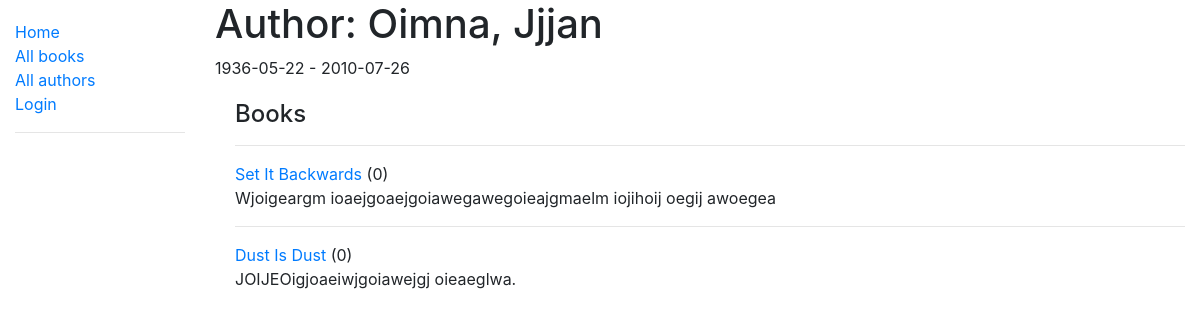
Before: /catalog/authors/8 with the older database file.
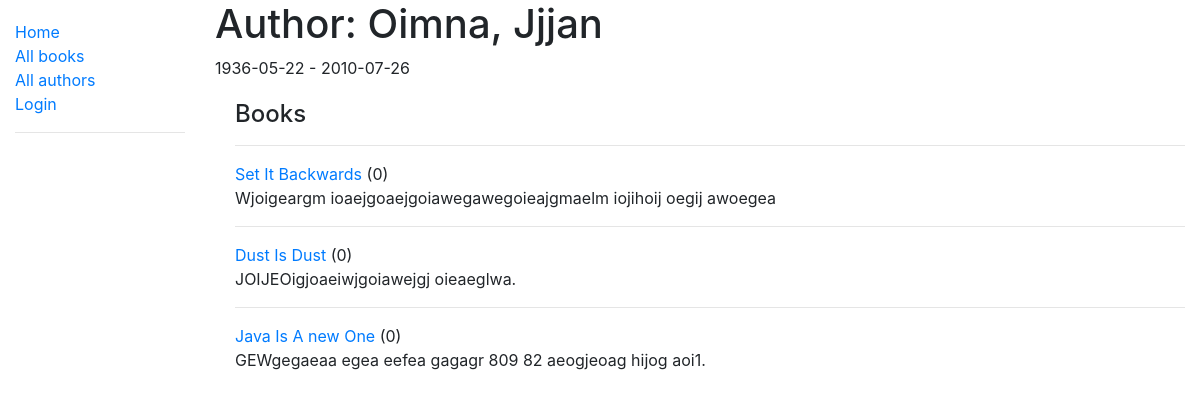
After: the same page with the newer database file.
### catalog/models.py (models this page shows, shortened)
class Book(models.Model):
    title = models.CharField(max_length=200)
    author = models.ForeignKey('Author', on_delete=models.SET_NULL, null=True)
    summary = models.TextField(max_length=1000, help_text='Enter a brief description of the book')
    isbn = models.CharField('ISBN', max_length=13, help_text='13 Character <a href="https://www.isbn-international.org/content/what-isbn">ISBN number</a>')
    genre = models.ManyToManyField(Genre, help_text='Select a genre for this book')
    language = models.ForeignKey('Language', on_delete=models.SET_NULL, null=True)
    def get_absolute_url(self):
        return reverse('book-detail', args=[str(self.id)])
    def display_genre(self):
        """Create a string for the Genre. This is required to display genre in Admin."""
        return ', '.join(genre.name for genre in self.genre.all()[:3])
    display_genre.short_description = 'Genre'

### catalog/views.py (the view)
# urls.py: path('authors/<int:pk>', views.AuthorDetailView.as_view(), name='author-detail'),
class AuthorDetailView(generic.DetailView):
    model = Author

### catalog/models.py (called while the page is built)
    def __str__(self):
        return f'{self.last_name}, {self.first_name}'

    def life_span(self):
        life = ''
        if self.date_of_birth:
            if  self.date_of_birth:
                life = f'{self.date_of_birth} - {self.date_of_death}'
            else:
                life = f'unknown - {self.date_of_death}'
        else:
            if  self.date_of_birth:
                life = f'{self.date_of_birth} - unknown'
            else:
                life = 'not clear.'
        return life

### catalog/templates/catalog/author_detail.html
{% extends "base_generic.html" %}
{% block content %}
  <h1>Author: {{ author }}</h1>
  <p>{{ author.life_span }}</P>
  <div style="margin-left:20px;margin-top:20px">
    <h4>Books</h4>
    {% for book in author.book_set.all %}
      <hr>
      <a href="{{book.get_absolute_url}}"> {{book.title}} </a>({{book.bookinstance_set.count}})
      <p>{{book.summary}}</p>
    {% endfor %}
  </div>
{% endblock %}

Changed rows visible on the page:
added Book: title "Java Is A new One", bookinstance_set.count "0", summary "GEWgegaeaa egea eefea gagagr 809 82 aeogjeoag hijog aoi1."
